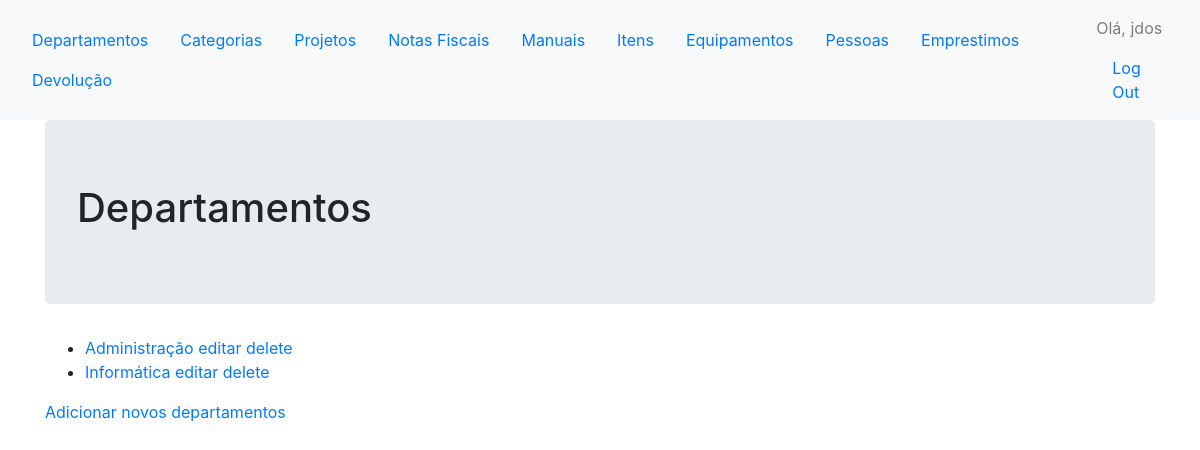
Page /departamentos/ (signed in) on the earlier database version.
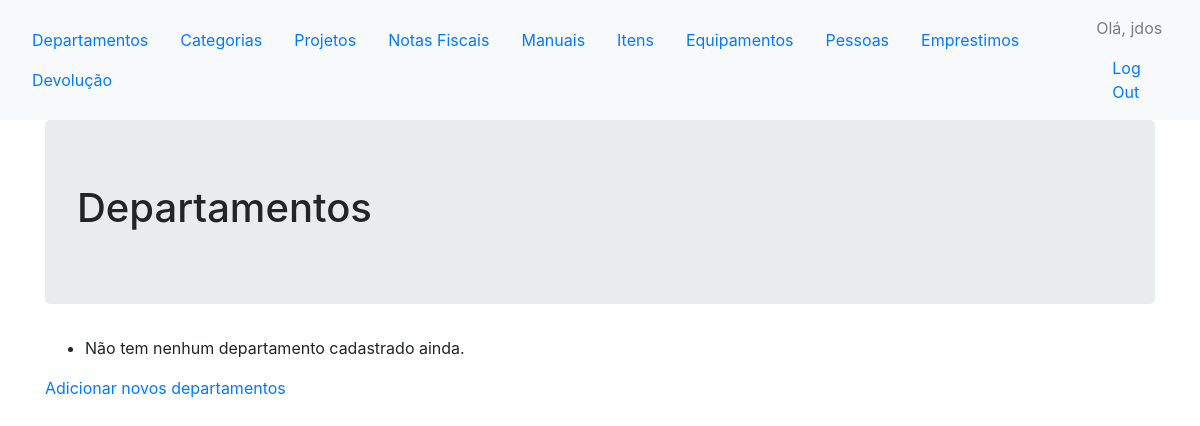
Same page on the later database version.
### comuns/models.py (models this page shows)
class Departamento(models.Model):
    nome = models.CharField(max_length=50)
    def __str__(self):
        return self.nome

### comuns/views.py (the view)
# urls.py: url(r'^departamentos/$', views.departamentos, name='departamentos'),
@login_required
def departamentos(request):
	departamentos = Departamento.objects.all().order_by('nome')
	context = {'departamentos': departamentos}
	return render(request, 'comuns/departamentos.html', context)

### comuns/templates/comuns/departamentos.html
{% extends "controles/base.html" %}
{% block header %}
<div class='jumbotron'>
	<h1>Departamentos</h1>
</div>
{% endblock header %}
{% block content %}
<ul>
	{% for departamento in departamentos %}
	<li>
		<a href="">{{ departamento }} </a> <a href="{% url 'comuns:editar_departamento' departamento.id %}">editar</a>
		<a href="{% url 'comuns:delete_departamento' departamento.id %}">delete</a>
	</li>
	{% empty %}
	<li> Não tem nenhum departamento cadastrado ainda. </li>
	{% endfor %}
</ul>
<a href="{% url 'comuns:novo_departamento' %}">Adicionar novos departamentos</a>
{% endblock content %}

Differences in the rows shown:
removed Departamento: nome "Administração"
removed Departamento: nome "Informática"
Other differences:
text now shown: "Não tem nenhum departamento cadastrado ainda."
